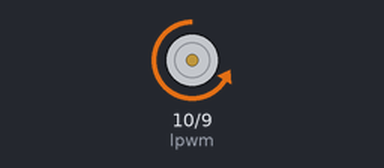
A sketch run on a simulated Arduino Uno, built with avr-gcc and run on an emulated ATmega328P. Parts: motor-driver pin pairs drawn as motors (green arrow = first pin HIGH = forward, orange = second pin HIGH = backward, longer = more drive).

Above: at 0.05 s.
Timing chart, 0 to 3.0 s (numbered marks = the images above):
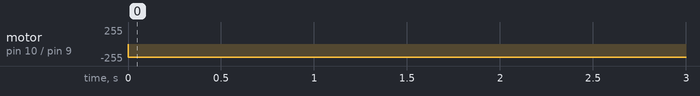

The sketch:

sketch_mar30a.ino
```cpp
int rpwm= 9;
int lpwm = 10;

void setup() {
  // put your setup code here, to run once:
  pinMode(rpwm, OUTPUT);
  pinMode(lpwm, OUTPUT);


}

void loop() {
  // put your main code here, to run repeatedly:
  analogWrite(rpwm, 200);
  analogWrite(lpwm, 0);
//  digitalWrite(dir, HIGH);
  delay(2000);
  digitalWrite(lpwm, 200);
  analogWrite(rpwm, 0);
}
```

Measured:
- by itself, motor on pin 10 (lpwm) / pin 9 (rpwm): stopped → backward 200/255 at 0.00 s
